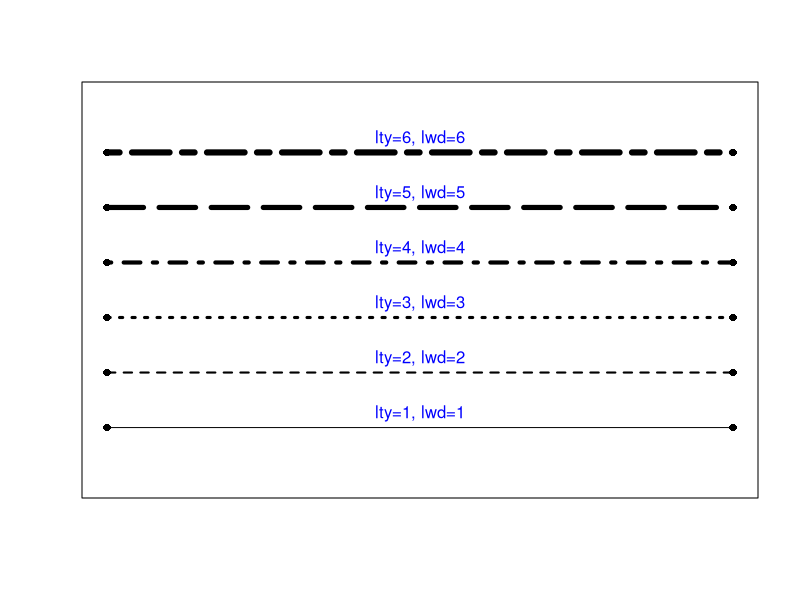

This chart was generated by the following R code:
## ---- chunk 1
knitr::opts_chunk$set(echo = TRUE, fig.align = 'center')
## ---- chunk 2
x = rep(1:2, each=6)
y = c(seq(1,12,2), seq(1,12,2))
plot(x, y, xaxt='n', yaxt='n', 
     ylim=c(-1, 13), pch=16,
     xlab='', ylab='')
segments(x[1:6], y[1:6], x[7:12], y[7:12], lty = 1:6, lwd=1:6)
labels = c('lty=1, lwd=1',
           'lty=2, lwd=2',
           'lty=3, lwd=3',
           'lty=4, lwd=4',
           'lty=5, lwd=5',
           'lty=6, lwd=6')
text(x = rep(1.5, 6), y = seq(1,12,2)+0.5, labels = labels, col = "blue")
